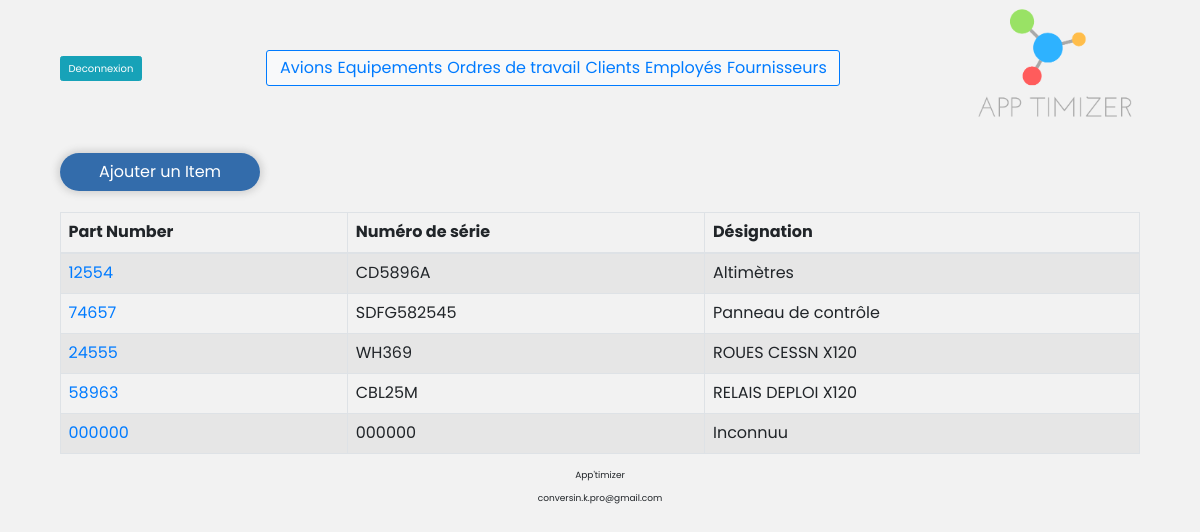
The app's page /construct/public/index.php?p=items&table=items (signed in) with its own data.
### tables this page shows
CREATE TABLE IF NOT EXISTS `items` (
  `item_id` int(11) NOT NULL AUTO_INCREMENT,
  `part_number` varchar(255) NOT NULL,
  `serial_number_item` varchar(255) NOT NULL,
  `designation` varchar(255) DEFAULT NULL,
  `supplier_id` int(100) DEFAULT NULL,
  PRIMARY KEY (`item_id`)
);

### construct/pages/items.php (called while the page is built, shortened)
<?php
require '../app/class/functions.php';
require '../app/class/TableHelper.php';
$request = "SELECT * FROM items";
try {
  $response = fetchObject($request);
} catch (Exception $e) {
  echo $e -> getMessage(), "\n";
}
 $table = new Table($response);
require 'html/items.phtml';
 ?>

### construct/app/class/DB_connect.php (called while the page is built)
<?php
 $dsn = 'mysql:dbname=apptimizer;host=localhost;port=3307';
 $user = 'root';
 $password = '';
 try {
     $pdo = new PDO($dsn, $user, $password, [
            PDO::ATTR_DEFAULT_FETCH_MODE => PDO::FETCH_ASSOC,
            PDO::ATTR_ERRMODE => PDO::ERRMODE_EXCEPTION
            ]);
     $pdo->query('SET NAMES UTF8');
 } catch (PDOException $e) {
     echo 'Connexion échouée : ' . $e->getMessage();
 }
?>

### construct/app/class/functions.php (called while the page is built, shortened)
<?php
function fetchObject($e){
  include 'DB_connect.php';
  $stmt = $pdo->prepare($e);
  $stmt->execute();
  $results = array();
  while ($result = $stmt->fetchObject()){
      $results[] = $result;
  }
  return $results;
};
?>

### construct/pages/html/items.phtml (the view)
<div class="button-container">
  <div class="action-button my-2">
    <a href="index.php?p=add_items&table=items">Ajouter un Item</a>
  </div>
</div>
<table class="table table-striped table-bordered">
      <?= Table::colTitle(['Part Number', 'Numéro de série' ,'Désignation']); ?>
  <tbody>
    <?php foreach ($table->getData() as $key => $value): ?>
      <tr>
        <td><a href="index.php?p=focus_items&table=items&id=<?= $value->item_id ?>"><?= $value->part_number; ?><a></td>
        <td><?= $value->serial_number_item; ?></td>
        <td><?= $value->designation; ?></td>
      </tr>
    <?php endforeach; ?>
  </tbody>
</table>

### construct/public/index.php (shortened to what this page needs)
<?php
if ($_SESSION['user_rights'] !== "OK") {
  header("Location:../pages/login.php");
}else {
  if(isset($_GET['p'])) {
   $page = $_GET['p'];
  } else {
    header('Location: index.php?p=home');
  }
   switch ($page) {
     case 'items':
      require '../pages/items.php';
      break;
  }
  $content = ob_get_clean();
  require '../pages/html/templates/default.phtml';
}
 ?>

### construct/app/class/TableHelper.php (shortened to what this page needs)
<?php
class Table
{
  private $data;
  function __construct($data)
  {
    $this->data = $data;
  }
  public function getData()
  {
    return $this->data;
  }
  public static function colTitle(array $titles)
  {
    $html_colTilte = "<thead> ";
    $values = [];
    foreach ($titles as $value) {
      $values[] = "<th>". $value ."</th>";
    }
    $values = implode($values);
    $html_colTilte .= $values . "</thead>";
    return $html_colTilte;
  }
}
 ?>

### construct/pages/html/templates/default.phtml (shortened to what this page needs)
<!DOCTYPE html>
<html lang="fr">
<head>
  <link rel="stylesheet" href="//code.jquery.com/ui/1.12.1/themes/base/jquery-ui.css">
  <link href="https://stackpath.bootstrapcdn.com/bootstrap/4.4.1/css/bootstrap.min.css" rel="stylesheet">
  <link rel="stylesheet" href="../public/css/style.css" type="text/css" />
</head>
<body>
  <header class="header mt-2">
      <div id="header-img" class="text-center mb-3">
          <a href="index.php"><img src="../ressources/apptimizer_logo.png" alt='App Timizer'></a>
      </div>
      <?php if (session_status() === PHP_SESSION_ACTIVE){
        echo '<nav id="navigation" class="navbar navbar-expand-lg navbar-light bg-light border border-primary rounded-lg">
                <button class="navbar-toggler" type="button" data-toggle="collapse" data-target="#navbarSupportedContent" aria-controls="navbarSupportedContent" aria-expanded="false" aria-label="Toggle navigation">
                  <span class="navbar-toggler-icon"></span>
                </button>
                <div class="collapse navbar-collapse" id="navbarSupportedContent">
                  <ul class="navbar-nav mr-auto">
                    <li><a class="mx-1" href="index.php?p=plane&table=plane">Avions</a></li>
                    <li><a class="mx-1" href="index.php?p=items&table=items">Equipements</a></li>
                    <li><a class="mx-1" href="index.php?p=ot&table=ot">Ordres de travail</a></li>
                    <li><a class="mx-1" href="index.php?p=customers&table=customers">Clients</a></li>
                    <li><a class="mx-1" href="index.php?p=users&table=users">Employés</a></li>
                    <li><a class="mx-1" href="index.php?p=supplier&table=supplier">Fournisseurs</a></li>
                  </ul>
                </div>
              </nav>
              <a href="../pages/disconnect.php" class="btn btn-info">Deconnexion</a>';
      } ?>
  </header>
  <main>
    <div class="content">
      <?php echo $content; ?>
    </div>
  </main>
  <footer class="mt-4">
    <p style="text-align:center; font-size:9px;">App'timizer</p>
    <p style="text-align:center; font-size:9px;">conversin.k.pro@gmail.com</p>
  </footer>
</body>

### construct/public/css/style.css (style rules this page uses)
* { margin: 0; padding: 0; box-sizing:border-box; font-family: 'Poppins', sans-serif; }
html { font-size: 62.5%; }
body { font-size: 1.6em; width: 90%; margin: auto; background-color: #0000000d; }
a { text-decoration: none; }
.header { display: flex; flex-direction: row-reverse; justify-content: space-between; align-items: center; }
#header-img img { width: 175px; }
.button-container { display: flex; margin: 1em 0; }
#navigation { background: lightgray; }
.action-button { width: 200px; margin-right: 15px; border: none; border-radius: 25px; box-shadow: 0 0 7px 3px lightgray; padding: 7px; background: #0f539ed6; text-align: center; }
.action-button a { color: white; text-decoration: none; }

### records on screen
items: part_number "12554", serial_number_item "CD5896A", designation "Altimètres"
items: part_number "74657", serial_number_item "SDFG582545", designation "Panneau de contrôle"
items: part_number "24555", serial_number_item "WH369", designation "ROUES CESSN X120"
items: part_number "58963", serial_number_item "CBL25M", designation "RELAIS DEPLOI X120"
items: part_number "000000", serial_number_item "000000", designation "Inconnuu"

### other values on screen
$value "Part Number Numéro de série Désignation"
